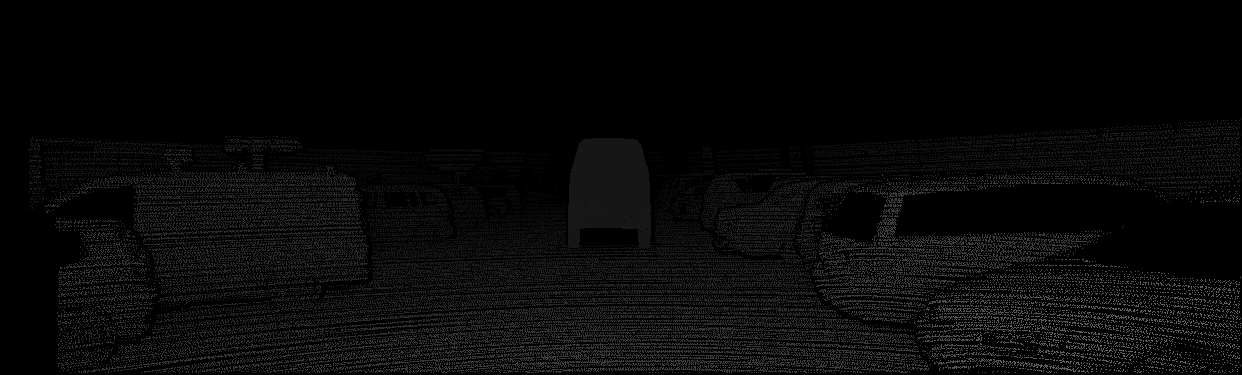
#> input picture data_scene_flow/training/disp_noc_0/000005_10.png, 1242 x 375 px, found by its file name
$ jupyter execute --allow-errors main.ipynb
#> lines starting #> are read from the running program, lines starting #| are printed output that depends on the picture; after the words box and inside, x2 and y2 are one past the last pixel; in counts of white or black regions, pixels touching at a corner belong together
### utility.py
import numpy as np
import cv2
import open3d as o3d
from IPython.display import display, clear_output
import matplotlib.pyplot as plt
from matplotlib.patches import Rectangle
from scipy.spatial import ConvexHull
import os


#constants
red = np.array([1,0,0])
green = np.array([0,1,0])
blue = np.array([0,0,1])
cyan = np.array([0,1,1])
yellow = np.array([1,1,0])
magenta = np.array([1,0,1])
black = np.array([0,0,0])
white = np.array([1,1,1])


# [14 lines left out: function disp_image_and_rectangle, not called in this run]

def visualize_stereo_frames(left_frame, right_frame):
    # Concatenate the left and right frames horizontally
    concatenated_frames = np.hstack((left_frame, right_frame))

    # Convert to RGB if the input is in BGR format
    if left_frame.ndim == 3 and left_frame.shape[2] == 3:
        concatenated_frames = cv2.cvtColor(concatenated_frames, cv2.COLOR_BGR2RGB)

    # Display the concatenated frames using Matplotlib
    plt.figure(figsize=(12, 5))
    plt.imshow(concatenated_frames, cmap='gray' if left_frame.ndim == 2 else None)
    plt.axis('off')
    plt.show()

# [258 lines left out: functions visualize_disparity_map, visualize_point_cloud, get_center, unit_sphere_normalization, unit_sphere_normalization_vertices, translate and 12 more, not called in this run]

def distance(point1, point2):
    # Calculate the Euclidean distance between two points in 3D space
    return np.linalg.norm(np.array(point1) - np.array(point2))

# [26 lines left out: functions find_AABB, is_sphere_inside_bounding_box, not called in this run]


### part_a/main.ipynb
[cell 1]
import cv2
import matplotlib.pyplot as plt
import numpy as np
import sys
sys.path.append('../')
import utility as U

[cell 2]
# Setting paths
datapath = "../data_scene_flow/training/"
left = "image_2/"
righ = "image_3/"
leftDataPath = datapath + left
rightDataPath = datapath + righ
file = "000005"
use_denoised_images = False

left_frame_path = leftDataPath + file + "_10.png"
right_frame_path = rightDataPath + file + "_10.png"

left_frame = cv2.imread(left_frame_path, cv2.IMREAD_GRAYSCALE)
#> left_frame is the input picture: shape (375, 1242); min 0, max 101, mean 7.9
left_frame_color = cv2.imread(left_frame_path)
right_frame = cv2.imread(right_frame_path, cv2.IMREAD_GRAYSCALE)
right_frame_color = cv2.imread(right_frame_path)

U.visualize_stereo_frames(left_frame_color, right_frame_color)
#> in visualize_stereo_frames, `concatenated_frames = np.hstack((left_frame, right_frame))`:
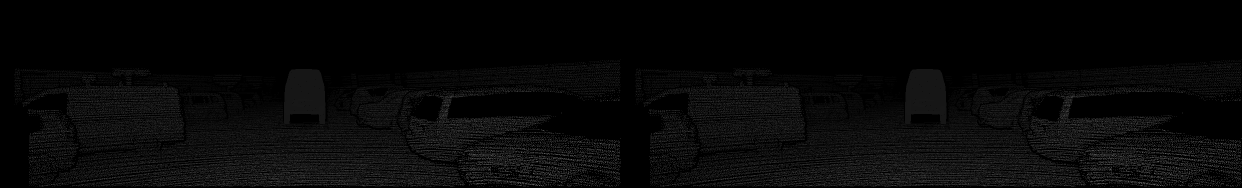
#> concatenated_frames: shape (375, 2484, 3) (shown at 1/2 size); min 0, max 101, mean 7.9

[cell 3]
# calibration camera

# import the calibration matrix
calib_path = "../data_scene_flow_calib/training/calib_cam_to_cam/"
calib_file = calib_path + file + ".txt"

data_dict = {}

#> (the rest of this cell did not finish here and is left out)

[cell 4]
# Apply fastNlMeansDenoising to the grayscale image
if (use_denoised_images):

    left_frame_color_denoised = cv2.fastNlMeansDenoisingColored(left_frame_color, None, 15, 6, 7, 21)
    right_frame_color_denoised = cv2.fastNlMeansDenoisingColored(right_frame_color, None, 15, 6, 7, 21)

    # plot four images
    plt.figure(figsize=(60, 20))
    plt.subplot(2, 2, 1)
    plt.imshow(left_frame_color)
    plt.title('left frame')
    plt.subplot(2, 2, 2)
    plt.imshow(right_frame_color)
    plt.title('right frame')
    plt.subplot(2, 2, 3)
    plt.imshow(left_frame_color_denoised)
    plt.title('left frame denoised')
    plt.subplot(2, 2, 4)
    plt.imshow(right_frame_color_denoised)
    plt.title('right frame denoised')
    plt.show()

[cell 5]
# use the denoised images
if (use_denoised_images):
    left_frame_color = left_frame_color_denoised
    right_frame_color = right_frame_color_denoised

    left_frame = cv2.cvtColor(left_frame_color, cv2.COLOR_BGR2GRAY)
    right_frame = cv2.cvtColor(right_frame_color, cv2.COLOR_BGR2GRAY)

[cell 6]
# import grand_trouth disparity map
gt_disparity_map_path = datapath + "disp_noc_0/" + file + "_10.png"

gt_disparity_map = cv2.imread(gt_disparity_map_path, cv2.IMREAD_GRAYSCALE)
plt.imshow(gt_disparity_map)
#> (this line was passed over: IPython is not available in this run)
plt.show()

[cell 7]
max_disparity = gt_disparity_map.max()
#> max_disparity = 101
print("max disparity: ", max_disparity)
#| max disparity:  101
min_disparity = gt_disparity_map.min()
#> min_disparity = 0
print("min disparity: ", min_disparity)
#| min disparity:  0
shape = gt_disparity_map.shape
#> shape = (375, 1242)
print("shape: ", shape)
#| shape:  (375, 1242)

# count the zero disparity
zero_disparity = gt_disparity_map == 0
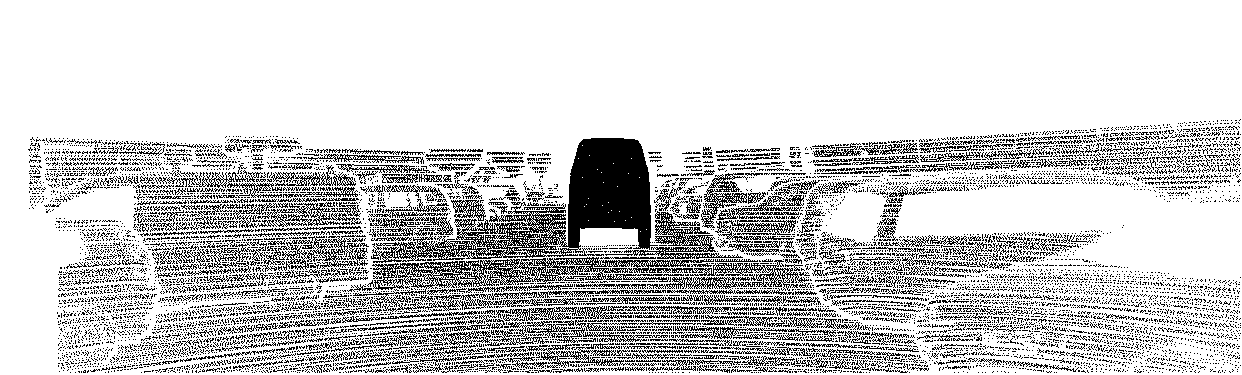
#> zero_disparity: shape (375, 1242) bool; 80.4% white; black in thin lines or dots, all inside (x1, y1, x2, y2) = (28, 119, 1241, 373)
zero_disparity = zero_disparity.astype(int)
zero_disparity = zero_disparity.sum()
#> zero_disparity = 374624
print("zero disparity: ", zero_disparity)
#| zero disparity:  374624

# count the positive disparity
positive_disparity = gt_disparity_map > 0
#> positive_disparity: shape (375, 1242) bool; 19.6% white in thin lines or dots, all inside (x1, y1, x2, y2) = (28, 119, 1241, 373)
positive_disparity = positive_disparity.astype(int)
positive_disparity = positive_disparity.sum()
#> positive_disparity = 91126
print("positive disparity: ", positive_disparity)
#| positive disparity:  91126

[cell 8]
block_size = 9
num_disparities = 4 * 16

stereo = cv2.StereoBM_create(numDisparities=num_disparities, blockSize=block_size)
cv_disparity = stereo.compute(left_frame, right_frame)
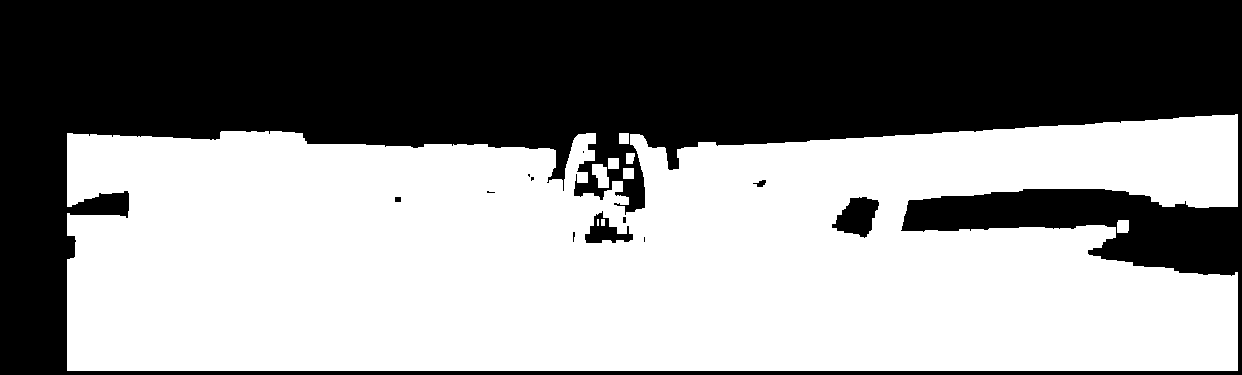
#> cv_disparity: shape (375, 1242) int16; values -16 (black) and 0 (white), 54.3% white; 12 black regions (7 under 20 px), largest, box (x1, y1, x2, y2) and area: (0, 0, 1242, 375) 210999, (832, 197, 879, 238) 1198, (585, 211, 633, 243) 699, (753, 180, 766, 187) 50, (395, 197, 401, 202) 30
# remove negative values
cv_disparity = cv_disparity - cv_disparity.min()
plt.imshow(cv_disparity)
#> (this line was passed over: IPython is not available in this run)
plt.show()

[cell 9]
max_disparity = cv_disparity.max()
#> max_disparity = 16
print("max disparity: ", max_disparity)
#| max disparity:  16
min_disparity = cv_disparity.min()
print("min disparity: ", min_disparity)
#| min disparity:  0
shape = cv_disparity.shape
print("shape: ", shape)
#| shape:  (375, 1242)

# count the negative disparity
negative_disparity = cv_disparity < 0
#> negative_disparity: shape (375, 1242) bool; every value is 0
negative_disparity = negative_disparity.astype(int)
#> negative_disparity: shape (375, 1242) int64; every value is 0
negative_disparity = negative_disparity.sum()
#> negative_disparity = 0
print("negative disparity: ", negative_disparity)
#| negative disparity:  0

# count the zero disparity
zero_disparity = cv_disparity == 0
zero_disparity = zero_disparity.astype(int)
zero_disparity = zero_disparity.sum()
#> zero_disparity = 213041
print("zero disparity: ", zero_disparity)
#| zero disparity:  213041

# count the positive disparity
positive_disparity = cv_disparity > 0
positive_disparity = positive_disparity.astype(int)
positive_disparity = positive_disparity.sum()
#> positive_disparity = 252709
print("positive disparity: ", positive_disparity)
#| positive disparity:  252709

[cell 10]
gt = True
if (gt):
    disparity_map = gt_disparity_map
else:
    disparity_map = cv_disparity

rows, columns = disparity_map.shape[0], disparity_map.shape[1]
#> rows = 375; columns = 1242

# finding the center of the image
u0 = columns / 2
#> u0 = 621
v0 = rows / 2
#> v0 = 187.5

vertices = []
colors = []

#> (the rest of this cell did not finish here and is left out)
